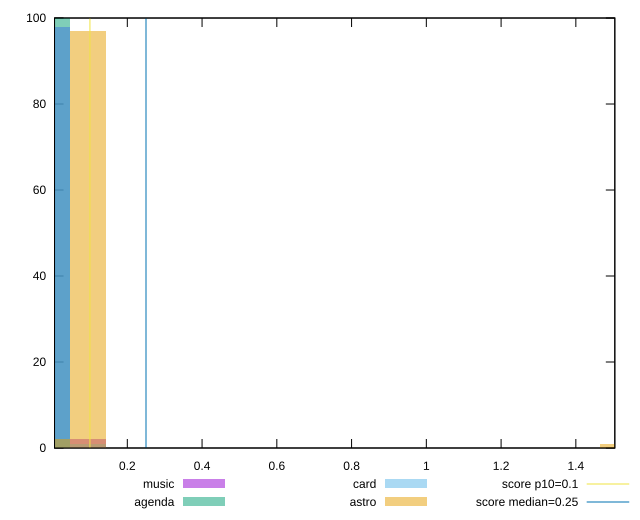

Write the gnuplot code that produced this figure.
reset

$music <<EOF
0 98
0.094509230694543 2
EOF

$agenda <<EOF
0 100
EOF

$card <<EOF
0 98
0.094509230694543 1
EOF

$astro <<EOF
0.094509230694543 97
0 2
1.512147691112688 1
EOF

set key outside below
set boxwidth 0.094509230694543
set xrange [0.005289688110351562:1.504274215698242]
set yrange [0:100]
set trange [0:100]
set style fill transparent solid 0.5 noborder

set parametric
set terminal svg size 640, 520 enhanced background rgb 'white'
set output "reports/report_00030_2021-02-24T20-42-31.540Z/cumulative-layout-shift/comparison/histogram/all_raw.svg"

plot $music title "music" with boxes, \
     $agenda title "agenda" with boxes, \
     $card title "card" with boxes, \
     $astro title "astro" with boxes, \
     0.1,t title "score p10=0.1", \
     0.25,t title "score median=0.25"

reset
